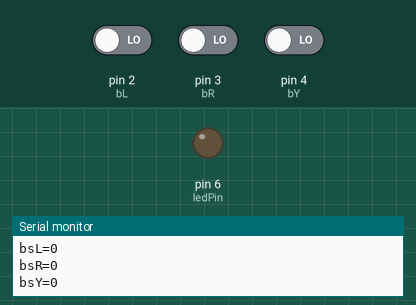
Simulated run of this sketch. Board: Arduino Uno, built with avr-gcc and run on an emulated ATmega328P. Parts: output pins drawn as LEDs (lit = HIGH), the last lines printed to the serial monitor. Dashed ring = blinking. The test bench sets the inputs (shaded band); at power-on: pin 2 (bL) LOW, pin 3 (bR) LOW, pin 4 (bY) LOW. No radio packets arrive unless stated.

Above: at 2.8 s.
2.9 s: pin 2 (bL) driven HIGH
At 3.26 s:
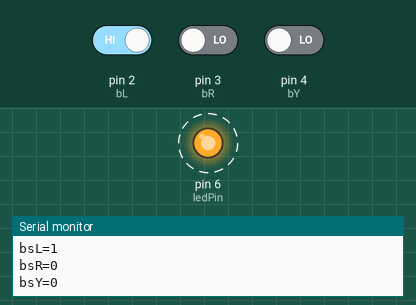
6.4 s: pin 2 (bL) driven LOW
At 7.3 s:
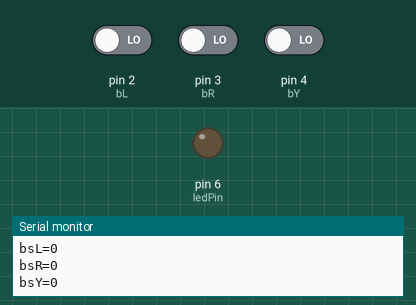
8.1 s: pin 3 (bR) driven HIGH
At 8.88 s:
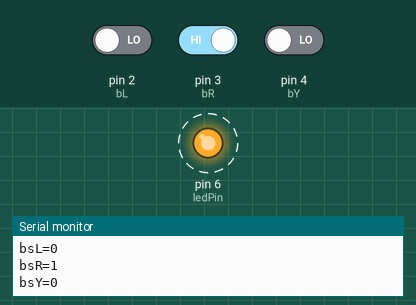
11.6 s: pin 3 (bR) driven LOW
At 13.0 s:
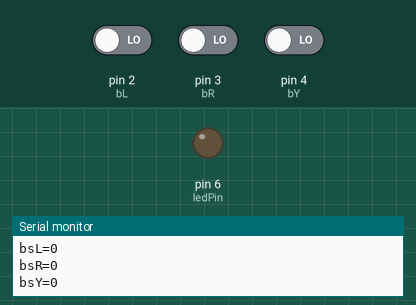
13.3 s: pin 4 (bY) driven HIGH
At 14.1 s:
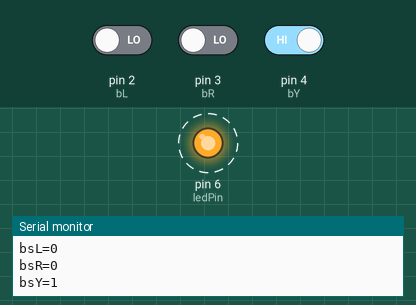
Timing chart, 0 to 17.8 s (numbered marks = the images above; inputs shaded):
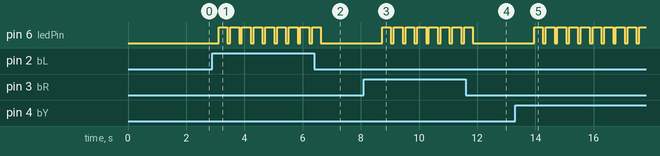

The sketch:

master.ino
```cpp
#include <SPI.h>
#include "RF24.h"

const int bL = 2; //左 left
const int bR = 3; //右 right
const int bY = 4; //雙黃 double yellow
const int ledPin = 6; //LED pin
int bsL = 0; //左 left
int bsR = 0; //右 right
int bsY = 0; //雙黃 double yellow
RF24 rf24(7,8); // CE腳, CSN腳
String rmsg;
const byte addr[] = "1Node";
//const byte pipe = 1;  // 指定通道編號

void setup() {
  Serial.begin(9600);
  pinMode(ledPin,OUTPUT);
  pinMode(bsL,INPUT);
  pinMode(bsR,INPUT);
  pinMode(bsY,INPUT);
  //nRF24
  rf24.begin();
  rf24.setChannel(83);  // 設定頻道編號
  rf24.setPALevel(RF24_PA_MAX);
  rf24.setDataRate(RF24_1MBPS);
  rf24.openWritingPipe(addr);
  rf24.stopListening();
}
void loop() {
  digitalWrite(ledPin, LOW);
  bsL = digitalRead(bL);
  bsR = digitalRead(bR);
  bsY = digitalRead(bY);
  Serial.print("bsL=");
  Serial.println(bsL);
  Serial.print("bsR=");
  Serial.println(bsR);
  Serial.print("bsY=");
  Serial.println(bsY);
    if (bsL == HIGH) {
        rmsg="L";//傳送訊息
        rf24.write(&rmsg[0], 40);
        delay(100);
        digitalWrite(ledPin, HIGH);
        delay(300);
        digitalWrite(ledPin, LOW);
    } else if (bsR == HIGH) {
        rmsg="R";//傳送訊息
        rf24.write(&rmsg[0], 40);
        delay(100);
        digitalWrite(ledPin, HIGH);
        delay(300);
        digitalWrite(ledPin, LOW);
    }
     else if (bsY == HIGH) {
        rmsg="Y";//傳送訊息
        rf24.write(&rmsg[0], 40);
        delay(100);
        digitalWrite(ledPin, HIGH);
        delay(300);
        digitalWrite(ledPin, LOW);
    }else if (bsL == LOW ||bsR == LOW || bsY == LOW ){
        digitalWrite(ledPin, LOW);
        rmsg="N";//傳送訊息
        rf24.write(&rmsg[0], 40);
        delay(1000);
    }
   Serial.print("rmsg=");
   Serial.println(rmsg);
}
```

Measured:
- after the input at 2.9 s, pin 6 (ledPin): alternates HIGH for 0.30 s and LOW for 0.10 s, starting after 0.21 s
- after the input at 6.4 s, pin 6 (ledPin): goes on until 6.6 s, then stays LOW
- after the input at 8.1 s, pin 6 (ledPin): alternates HIGH for 0.30 s and LOW for 0.10 s, starting after 0.64 s
- after the input at 11.6 s, pin 6 (ledPin): goes on until 11.8 s, then stays LOW
- after the input at 13.3 s, pin 6 (ledPin): alternates HIGH for 0.30 s and LOW for 0.10 s, starting after 0.65 s
